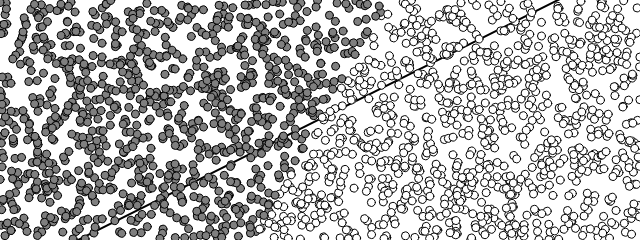
Frame 1 (no input)
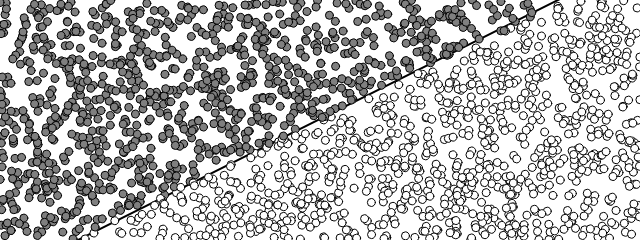
Frame 60 (no input)
Frame 120 (the mouse pressed at the canvas centre since frame 60): identical to frame 60, image omitted

The p5.js sketch that drew these frames (run headless with seeded random() and noise() and a simulated clock; from frame 60 on, the mouse is pressed at the canvas centre):

// p5.js sketch
// ── sketch.js
// The Perceptron
let perceptron;
// An array for training data
let training = [];
// A counter to track training data points one by one
let count = 0;

//{!3} The formula for a line
function f(x) {
  return 0.5 * x + 1;
}

function setup() {
  createCanvas(640, 240);

  // Perceptron has 3 inputs (including bias) and learning rate of 0.01
  perceptron = new Perceptron(3, 0.0001);

  //{!1} Make 2,000 training data points.
  for (let i = 0; i < 2000; i++) {
    let x = random(-width / 2, width / 2);
    let y = random(-height / 2, height / 2);
    training[i] = [x, y, 1];
  }
}

function draw() {
  background(255);
  // Re-orient canvas to match traditional Cartesian plane
  translate(width / 2, height / 2);
  scale(1, -1);

  // Draw the line
  stroke(0);
  strokeWeight(2);
  line(-width / 2, f(-width / 2), width / 2, f(width / 2));
  
  // Get the current (x,y) of the training data
  let x = training[count][0];
  let y = training[count][1];
  // What is the desired output?
  let desired = -1;
  if (y > f(x)) {
    desired = 1;
  }
  // Train the perceptron
  perceptron.train(training[count], desired);

  //For animation, training one point at a time.
  count = (count + 1) % training.length;

  // Draw all the points and color according to the output of the perceptron
  for (let dataPoint of training) {
    let guess = perceptron.feedforward(dataPoint);
    if (guess > 0) {
      fill(127);
    } else {
      fill(255);
    }
    strokeWeight(1);
    stroke(0);
    circle(dataPoint[0], dataPoint[1], 8);
  }
}
// ── perceptron.js
class Perceptron {
  constructor(totalInputs) {
    //{!2} The Perceptron stores its weights and learning constants.
    this.weights = [];
    this.learningConstant = 0.01;
    //{!3} Weights start off random.
    for (let i = 0; i < totalInputs; i++) {
      this.weights[i] = random(-1, 1);
    }
  }

  //{!7} Return an output based on inputs.
  feedforward(inputs) {
    let sum = 0;
    for (let i = 0; i < this.weights.length; i++) {
      sum += inputs[i] * this.weights[i];
    }
    return this.activate(sum);
  }

  // Output is a +1 or -1.
  activate(sum) {
    if (sum > 0) {
      return 1;
    } else {
      return -1;
    }
  }

  //{!7} Train the network against known data.
  train(inputs, desired) {
    let guess = this.feedforward(inputs);
    let error = desired - guess;
    for (let i = 0; i < this.weights.length; i++) {
      this.weights[i] += error * inputs[i] * this.learningConstant;
    }
  }
}
